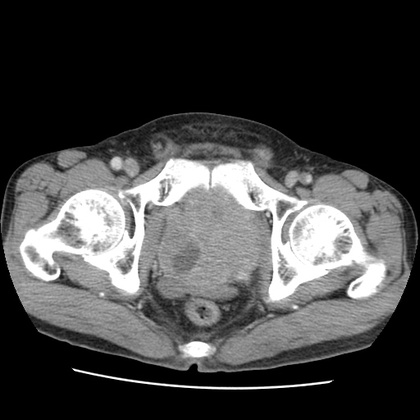
%> input picture Prostate.jpg, 420 x 420 px, shrunk from 512 x 512 before the run
$ octave --eval "Assignment4Test;"   (GNU Octave 9; MATLAB toolbox functions it lacks are replaced by stand-ins)
%> lines starting %> are read from the running program, lines starting %| are printed output that depends on the picture; in (x1, y1, x2, y2) boxes, pixels count from 0 and x2, y2 are one past the last pixel; in counts of white or black regions, pixels touching at a corner belong together; the program's own positions count from 1
%> in Assignment4Test, Prostate1 is the input picture: size 420x420x3 uint8; min 0, max 255, mean 68.6
### RemoveTable.m
% Function to remove table from .jpg for prostate
%
% Function created on April 9th, 2016 by Eric Braun 10121660


function [NoTable] = RemoveTable(WithTable)

% Define size of the image
s = size(WithTable);
%> s = [420 420 3]
iRange = s(2);
%> iRange = 420
jRange = s(1);
%> jRange = 420

for x = 1:iRange
    for y = jRange:-1:jRange/2
        % Check down the image for if a pixel is white and if a pixel down
        % 10 is black. If it is, then make this pixel black.
        if (WithTable(y,x,1) > 0 && WithTable(y-7,x) < 7)
            WithTable(y,x,:) = 0;
        end
    end
end
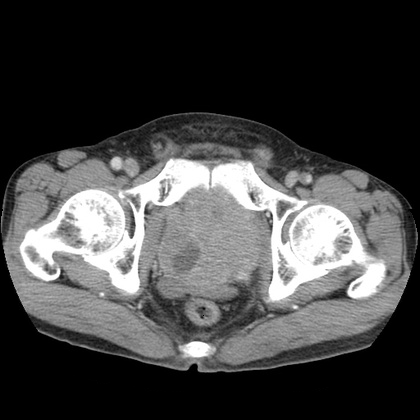
%> WithTable: size 420x420x3 uint8; 1.36% of pixels changed, all inside (x1, y1, x2, y2) = (0, 209, 420, 393)

NoTable = WithTable;

end

### SegmentImage1.m
% Function to outline the contour of a patient's body given an image of a
% prostate.
% This uses a radial search, starting in the middle of the image and
% tracing until it finds where the body ends.
%
% Function created on April 9th, by Eric Braun 10121660.

function [Points] = SegmentImage1(Image)

% Enhance the image to make segmentation easier.
bright = (Image - 7) * 100;
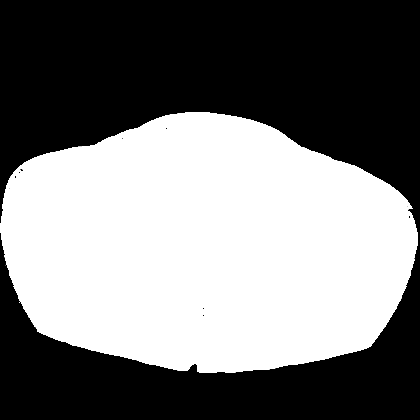
%> bright: size 420x420x3 uint8; min 0, max 255, mean 122.7

% First, we find the middle of the shape given by the body.
left = 1;
right = size(bright,2);
%> right = 420
top = 1;
bottom = size(bright,1);
%> bottom = 420

% Move top down till it first hits body
while (bright(top,256) == 0)
    top = top + 1;
end
%> this loop made 121 passes
%> after the loop, top = 122
while (bright(bottom,256) == 0)
    bottom = bottom - 1;
end
%> this loop made 50 passes
%> bottom on passes 1 to 12: 419, 418, 417, 416, 415, 414, 413, 412, 411, 410, 409, 408
while (bright(256,left) == 0)
    left = left + 1;
end
%> this loop made 4 passes
while (bright(256,right) == 0)
    right = right - 1;
end
%> this loop made 5 passes
image(bright);
hold on;
% [6 lines of commented-out code are left out]
centerX = ((right - left)/2) + left;
%> centerX = 210
centerY = ((bottom - top)/2) + top;
%> centerY = 246
plot(centerX,centerY,'bo');
hold on;
i = 1;
% Now we create points of a circle around the center of the body image
for angle = 0:0.01:2*pi
    xPos = 300 * cos(angle);
    yPos = 300 * sin(angle);
    plot(centerX + xPos, centerY + yPos);
    % Connect line
    P1 = [centerX,centerY];
    P2 = [centerX + xPos, centerY + yPos];
    %plot(P2(2),P2(1),'go');
    plot(P1(1),P1(2),'co');
    dirVec = [P1(2)-P2(1), P1(1) - P2(2)];
    dirVec = dirVec/norm(dirVec);
    %line([P2(2), P1(1)],[P2(1), P1(2)]);
    length = 1;
    point = floor(P1 + length * dirVec);
        while ((bright(point(1),point(2)) ~= 0 || bright(point(1),point(2)-1) ~= 0) && point(1) > 2 && point(2) > 2)
            length = length + 1;
            point = floor(P1 + length * dirVec)
        end
       Points(i,:) = point;
       i = i + 1;
end
%> this loop made 629 passes
%> (P2, dirVec) on passes 1 to 3: ([510 246], [-0.991 -0.135]), ([510 249], [-0.989 -0.146]), ([509.9 252], [-0.988 -0.157])
%> after the loop, Points = 629 rows, first 12: [116 233; 115 231; 115 230; 115 229; 115 228; 115 227; 114 226; 114 225; 114 224; 114 223; 114 222; 114 220]; i = 630
for i = 1:size(Points,1)-1
    plot([Points(i,2),Points(i+1,2)],[Points(i,1),Points(i+1,1)])
    plot(Points(i,2),Points(i,1), 'rX-');
end
%> this loop made 7 passes
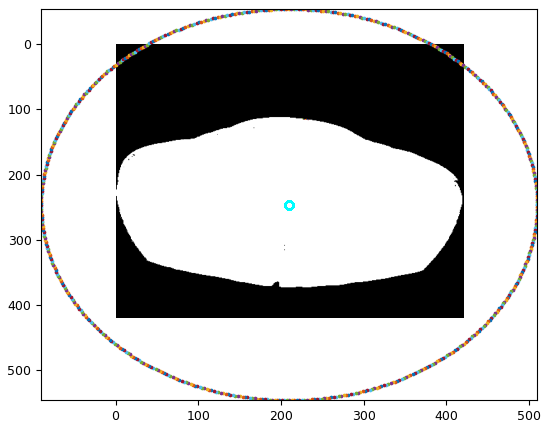
%> figure redrawn from the program's plot data
%> the run ends on the next line

### Assignment4Test.m

function [] = Assignment4Test()

% Read in the prostate image.
Prostate1 = imread('Prostate.jpg');
image(Prostate1);
title('Original Prostate 1 Image');
figure;

% Remove table and show figure.
T = RemoveTable(Prostate1);
image(T);
title('Prostate 1 image Without Table');
figure;

% Segment image using radical search then show.
[ContourPoints1] = SegmentImage1(T);
title('Segmented Image using Radical Search');
figure;

% Segment image walking along the edge of the image.
[ContourPoints2] = SegmentImage2(T);
title('Segmented Image using Edge Tracing');


end
